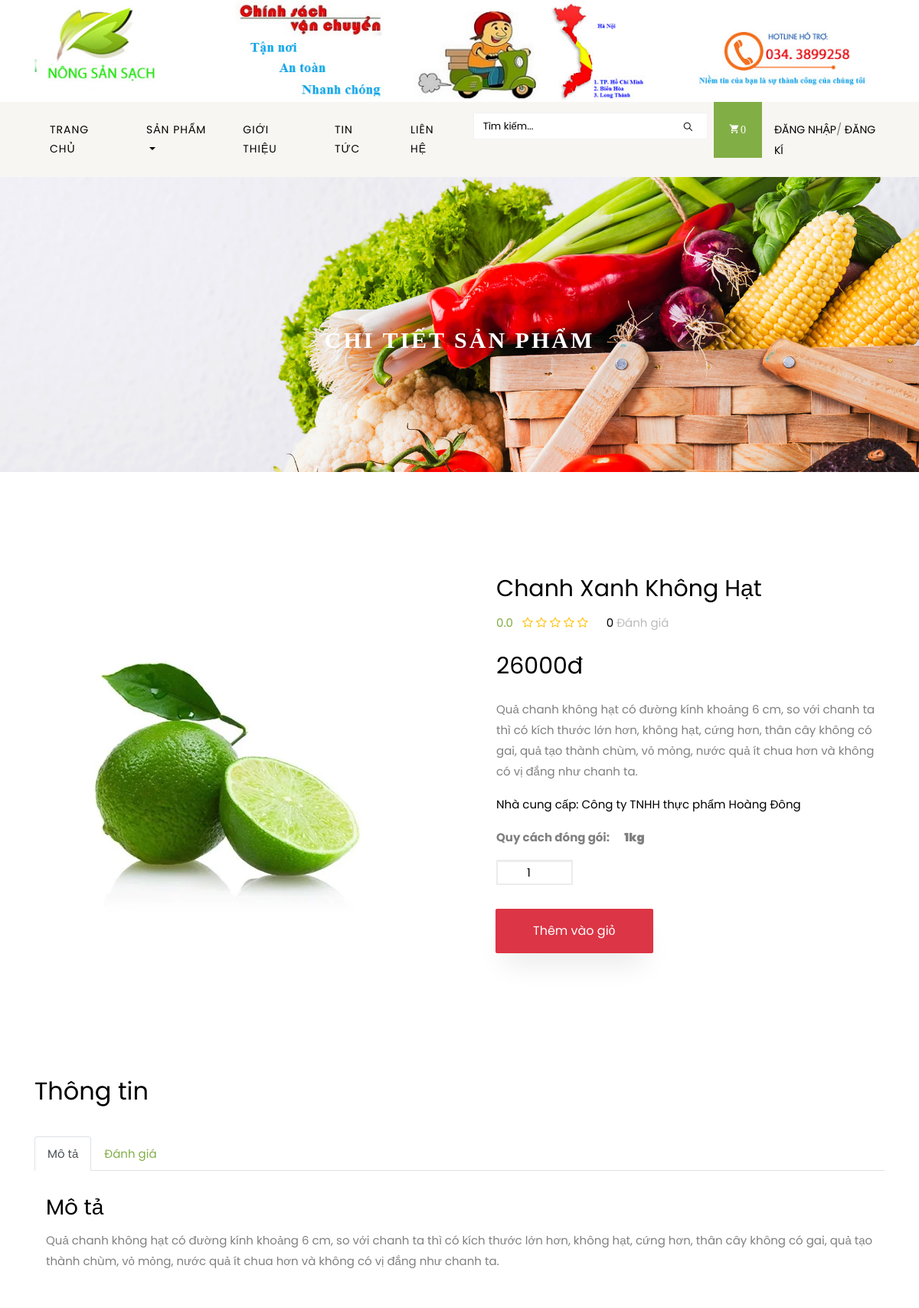
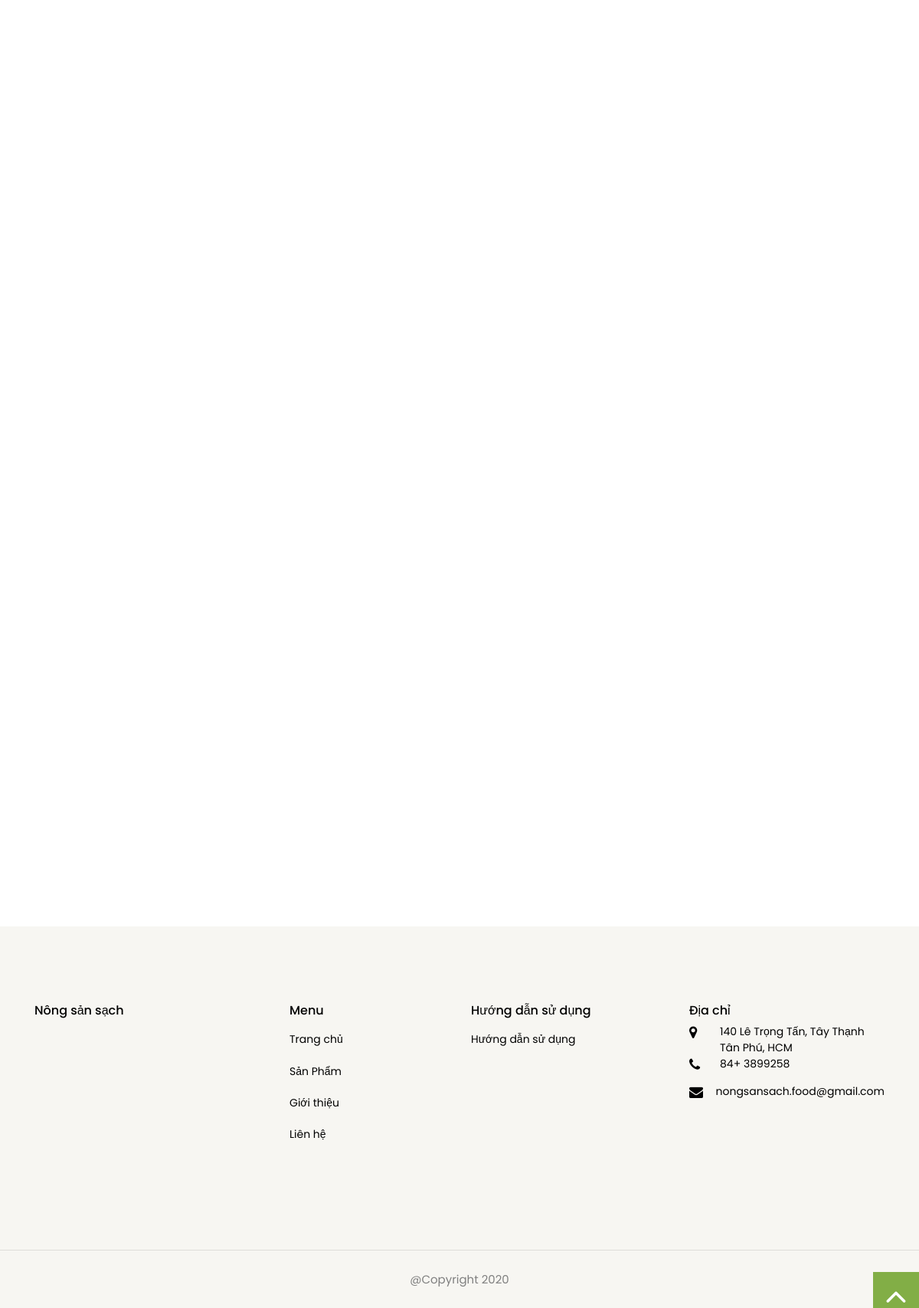
Screenshot of /product-single/13 with the database file from the repository (2 pictures, top to bottom).
### home/models.py (models this page shows, shortened)
class Product(models.Model):
	product_ncc = models.ForeignKey(Product_NCC, on_delete= models.SET_NULL, null=True, blank=True)
	product_detail = models.ForeignKey(Product_detail, on_delete=models.SET_NULL, null=True, blank=True)
	name = models.CharField(max_length=200)
	price = models.DecimalField(default = 1,max_digits=100,decimal_places=0)
	digital = models.BooleanField(default=False,null=True, blank=True)
	image = models.ImageField(null=True, blank=True)
	description = models.TextField()
	quantities = models.IntegerField()
	date_use = models.DateTimeField(auto_now_add=False,blank=True)
	pack = models.CharField(max_length=100, null=True)
	def avaregereview(self):
			reviews = Comment.objects.filter(product=self, status='True').aggregate(avarage=Avg('rate'))
			avg=0
			if reviews["avarage"] is not None:
				avg=float(reviews["avarage"])
			return avg
	def countreview(self):
			reviews = Comment.objects.filter(product=self, status='True').aggregate(count=Count('id'))
			cnt=0
			if reviews["count"] is not None:
				cnt = int(reviews["count"])
			return cnt

class Product_NCC(models.Model):
	product_NCCName = models.CharField(max_length=50)
	def __str__(self):
		return str(self.product_NCCName)

### home/views.py (the view)
# urls.py: path('product-single/<int:product_id>',views.Productsingle, name='product'),
def Productsingle(request, product_id):
    comment = Comment.objects.filter(product_id = product_id)
    product = Product.objects.get(id = product_id)
    product_laster = Product_detail.objects.all().order_by('-id')[:10]
    product_1 = Product.objects.all()
    paginator = Paginator(product_1,8)
    page = request.GET.get('page',1)
    product_1 = paginator.get_page(page)
    extra_context ={
        'product': product,
        'product_1': product_1,
        'product_laster':product_laster,
        'comments': comment
    }
    return render(request, 'product-single.html',extra_context)

### home/templatetags/cart_templatetags.py (called while the page is built)
@register.simple_tag
def shopcartcount(userid):
    count = ShopCart.objects.filter(user_id=userid).count()
    return count

### templates/product-single.html (shortened to what this page needs)
{% extends 'store/main.html' %}
{% load static %}
{% static "images" as baseURL %}
{% block content %}
    <div class="hero-wrap hero-bread" style="background-image: url('{%static 'images/bg_1.jpg' %}');">
      <div class="container">
        <div class="row no-gutters slider-text align-items-center justify-content-center">
          <div class="col-md-9 ftco-animate text-center">
            <h1 class="mb-0 bread">Chi tiết sản phẩm</h1>
          </div>
        </div>
      </div>
    </div>
    <section class="ftco-section">
    	<div class="container">
    		<div class="row">
    			<div class="col-lg-6 mb-5 ftco-animate">
    				<a href="#" class="image-popup"><img src="{{baseURL}}/{{product.image}}" class="img-fluid" alt="Colorlib Template"></a>
    			</div>
    			<div class="col-lg-6 product-details pl-md-5 ftco-animate">
    				<h3>{{product.name}}</h3>
    				<div class="rating d-flex">
						<p class="text-left text-warning mr-4">
							<a href="#" class="mr-2">{{ product.avaregereview |stringformat:".1f"}}</a>
							<i class="fa fa-star{% if product.avaregereview < 1%}-o empty{% endif%}"></i>
							<i class="fa fa-star{% if product.avaregereview < 2%}-o empty{% endif%}"></i>
							<i class="fa fa-star{% if product.avaregereview < 3%}-o empty{% endif%}"></i>
							<i class="fa fa-star{% if product.avaregereview < 4%}-o empty{% endif%}"></i>
							<i class="fa fa-star{% if product.avaregereview < 5%}-o empty{% endif%}"></i>
						</p>
						<p class="text-left mr-4">
							<a href="#" class="mr-2" style="color: #000;">{{ product.countreview}} <span style="color: #bbb;">Đánh giá</span></a>
						</p>
					</div>
					<p class="price"><span>{{product.price}}đ</span></p>
					<p>{{product.description}}</p>
					<p style="color:#000 ;">Nhà cung cấp: {{product.product_ncc}}</p>
					<p style="font-weight: bold;"><span style="width: 170px !important ;">Quy cách đóng gói:</span> <b class="ml-3">{{ product.pack }}</b> </p>
					<div class="row mt-2">
						<div class="col-md-12" style="margin-left: -25px;">
							<form action="/order/addtoshopcart/{{ product.id }}" method="post">
								<div class="input-group col-md-6 d-flex mb-3">
								<div height="10">
									<input type="number"  name="quantity" class="input quantity-number" value="1" min="1" max="{{product.quantity}}">
								</div>
							</div>
						</div>
						<br>
						<div id="chon">
							<p><button type="submit"  class="chon btn bg-danger py-3 px-5" style="border-radius:2px !important;color: white;margin-left: 14px; margin-top: 15px;">Thêm vào giỏ</button></p>
						</div>
    			</div>
			</div>
    </section>
	<section>
		<div class="container mt-3">
			<h2>Thông tin</h2>
			<br>
			<ul class="nav nav-tabs">
			  <li class="nav-item">
				<a class="nav-link active" data-toggle="tab" href="#home">Mô tả</a>
			  </li>
			  <li class="nav-item">
				<a class="nav-link" data-toggle="tab" href="#menu1">Đánh giá</a>
			  </li>
			</ul>
			<div class="tab-content">
			  <div id="home" class="container tab-pane active"><br>
				<h3>Mô tả</h3>
				<p>{{product.description}}</p>
			  </div>
		  </div>
	</section>
    <section class="ftco-section">
    	<div class="container">
				<div class="row justify-content-center mb-3 pb-3">
        </div>
    	</div>
    	<div class="container">
    		<div class="row">
			</div>
    	</div>
    </section>
  {% endblock content %}

### rows the page displays
Product: image (picture), name "Chanh Xanh Không Hạt", avaregereview "0.0", countreview "0", price "26000", description "Quả chanh không hạt có đường kính khoảng 6 cm, so với chanh ta thì có kích thước lớn hơn, không hạt, cứng hơn, thân cây không có gai, quả tạo thành chùm, vỏ mỏng, nước quả ít chua hơn và không có vị đắng như chanh ta.", product_ncc "Công ty TNHH thực phẩm Hoàng Đông", pack "1kg"

### other values shown
{{ count }} "0"
